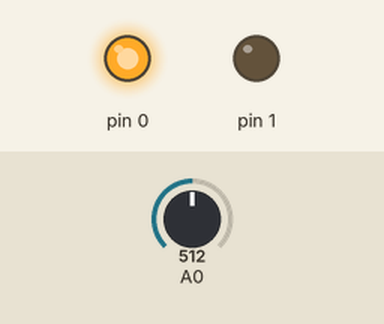
Simulated run of this sketch. Board: Arduino Uno, built with avr-gcc and run on an emulated ATmega328P. Shown: output pins drawn as LEDs (lit = HIGH). The test bench sets the inputs (shaded band); at power-on: A0 = 512.

Above: at 1.2 s.
1.3 s: A0 set to 668
2.8 s: A0 set to 699
At 4.0 s:
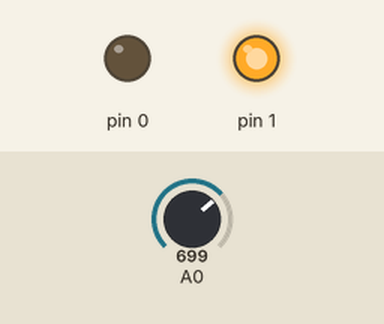
4.3 s: A0 set to 1005
5.8 s: A0 set to 1023
At 6.3 s:
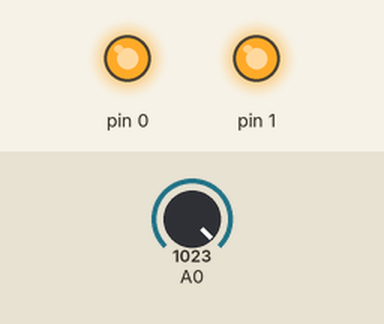
7.3 s: A0 set to 306
At 8.5 s:
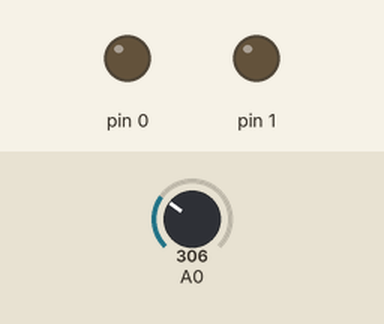
8.8 s: A0 set to 324
10.3 s: A0 set to 353
At 10.9 s:
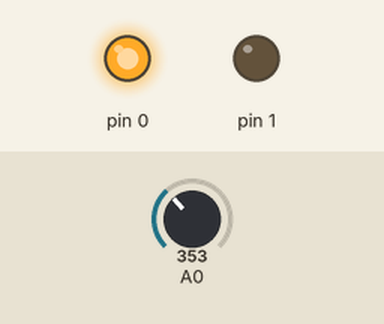
Timing chart, 0 to 12.8 s (numbered marks = the images above; inputs shaded):
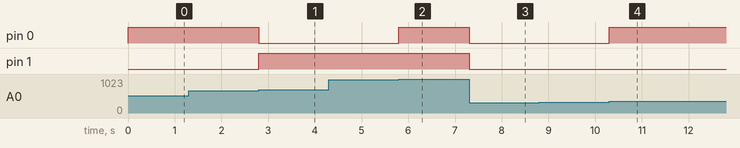

The sketch:

CONVERSORANALOGDIG2BITS.ino
```cpp
//Autor:Dario Jorge Iglesias
boolean B,A,Q,Z;
int pote;//Variable entera
void setup()
{//Configuración I/O
 pinMode(1,OUTPUT);
 pinMode(0,OUTPUT);}
void loop()
{//Super lazo infinito
 pote=analogRead(A0);
 pote=map(pote,0,1023,0,3);
 B=boolean((pote&0x02)/2);
 A=boolean((pote&0x01)/1);
 Q=B;digitalWrite(1,Q);
 Z=A;digitalWrite(0,Z);}
```

Measured:
- the behaviour switches between 681 and 682 on A0 (found by bisection; images 0 and 1)
- the behaviour switches between 1022 and 1023 on A0 (found by bisection; images 1 and 2)
- the behaviour switches between 340 and 341 on A0 (found by bisection; images 3 and 4)
- after the input at 1.3 s, every drawn part: stays the same
- after the input at 2.8 s, pin 0: HIGH → LOW at once; pin 1: LOW → HIGH at once
- after the input at 4.3 s, every drawn part: stays the same
- after the input at 5.8 s, pin 0: LOW → HIGH at once
- after the input at 7.3 s, pin 0, pin 1: HIGH → LOW at once
- after the input at 8.8 s, every drawn part: stays the same
- after the input at 10.3 s, pin 0: LOW → HIGH at once
